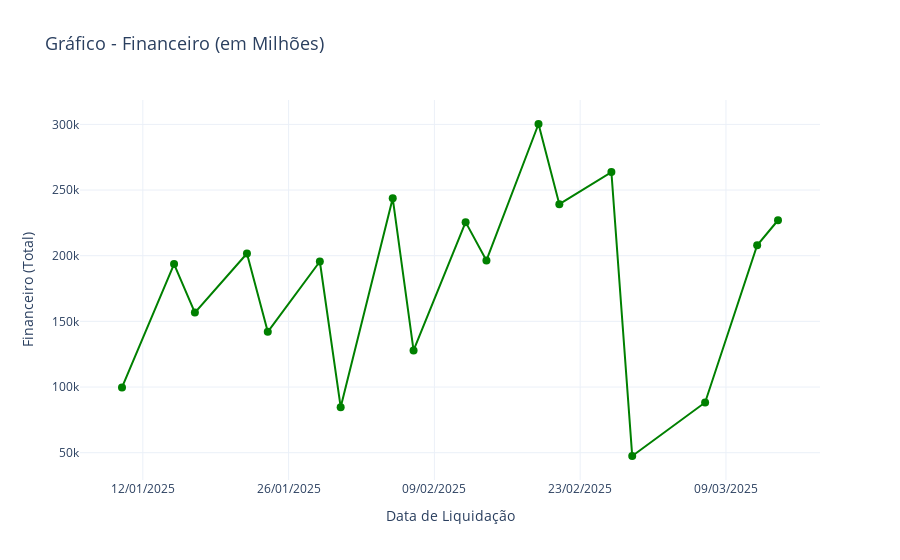

Notebook code for this chart:
### Markdown cell above
### Gráfico Financeiro

### Code cell
# Importar bibliotecas necessárias
import pandas as pd
import plotly.graph_objects as go
import ssl

# Configurar o contexto SSL para evitar erros de conexão
ssl._create_default_https_context = ssl._create_unverified_context

# URL da tabela HTML do Banco Central
url = "https://olinda.bcb.gov.br/olinda/servico/leiloes_selic/versao/v1/odata/leiloesTitulosPublicos(dataMovimentoInicio=@dataMovimentoInicio,dataMovimentoFim=@dataMovimentoFim,dataLiquidacao=@dataLiquidacao,codigoTitulo=@codigoTitulo,dataVencimento=@dataVencimento,edital=@edital,tipoPublico=@tipoPublico,tipoOferta=@tipoOferta)?$top=100&$format=text/html"

# Ler a tabela HTML usando pandas
tabela = pd.read_html(url)[0]  # Selecionar a primeira tabela da página

# Garantir que a coluna 'financeiro' exista e seja convertida corretamente para numérico
if 'financeiro' in tabela.columns:
    if tabela['financeiro'].dtype == 'object':  # Verifica se a coluna é do tipo string
        tabela['financeiro'] = tabela['financeiro'].str.replace('.', '').astype(float)
    else:
        tabela['financeiro'] = tabela['financeiro'].astype(float)
else:
    raise KeyError("A coluna 'financeiro' não foi encontrada na tabela extraída.")

# Garantir que a coluna de datas ('dataLiquidacao') esteja no formato datetime
tabela['dataLiquidacao'] = pd.to_datetime(tabela['dataLiquidacao'], errors='coerce')

# Agrupar por data de liquidação e somar a coluna 'financeiro'
financeiro_por_dia = tabela.groupby('dataLiquidacao', as_index=False)['financeiro'].sum()

# Criar o gráfico de linha com os valores agregados
fig = go.Figure()

# Adicionar a linha para 'financeiro'
fig.add_trace(go.Scatter(
    x=financeiro_por_dia['dataLiquidacao'],
    y=financeiro_por_dia['financeiro'],
    mode='lines+markers',
    name='Financeiro',
    line=dict(color='green'),
    marker=dict(size=8, color='green', symbol='circle')
))

# Personalizar o layout
fig.update_layout(
    title='Gráfico - Financeiro (em Milhões)',
    xaxis_title='Data de Liquidação',
    yaxis_title='Financeiro (Total)',
    template='plotly_white',
    xaxis=dict(tickformat='%d/%m/%Y'),
    title_font_size=18,
    xaxis_title_font_size=14,
    yaxis_title_font_size=14
)

# Exibir o gráfico
fig.show()

### Figure 1 — Plotly figure (JSON) as saved in the notebook; plotly's stock layout.template omitted (floating-point values rounded to 4 significant figures)
{"data": [{"line": {"color": "green"}, "marker": {"color": "green", "size": 8, "symbol": "circle"}, "mode": "lines+markers", "name": "Financeiro", "type": "scatter", "x": ["2025-01-10T00:00:00.000000000", "2025-01-15T00:00:00.000000000", "2025-01-17T00:00:00.000000000", "2025-01-22T00:00:00.000000000", "2025-01-24T00:00:00.000000000", "2025-01-29T00:00:00.000000000", "2025-01-31T00:00:00.000000000", "2025-02-05T00:00:00.000000000", "2025-02-07T00:00:00.000000000", "2025-02-12T00:00:00.000000000", "2025-02-14T00:00:00.000000000", "2025-02-19T00:00:00.000000000", "2025-02-21T00:00:00.000000000", "2025-02-26T00:00:00.000000000", "2025-02-28T00:00:00.000000000", "2025-03-07T00:00:00.000000000", "2025-03-12T00:00:00.000000000", "2025-03-14T00:00:00.000000000"], "y": [99730.0, 193700.0, 156700.0, 201700.0, 142000.0, 195600.0, 84640.0, 243700.0, 127800.0, 225600.0, 196400.0, 300300.0, 239300.0, 263700.0, 47480.0, 88250.0, 208000.0, 227000.0]}], "layout": {"title": {"font": {"size": 18}, "text": "Gráfico - Financeiro (em Milhões)"}, "xaxis": {"tickformat": "%d/%m/%Y", "title": {"font": {"size": 14}, "text": "Data de Liquidação"}}, "yaxis": {"title": {"font": {"size": 14}, "text": "Financeiro (Total)"}}}}
